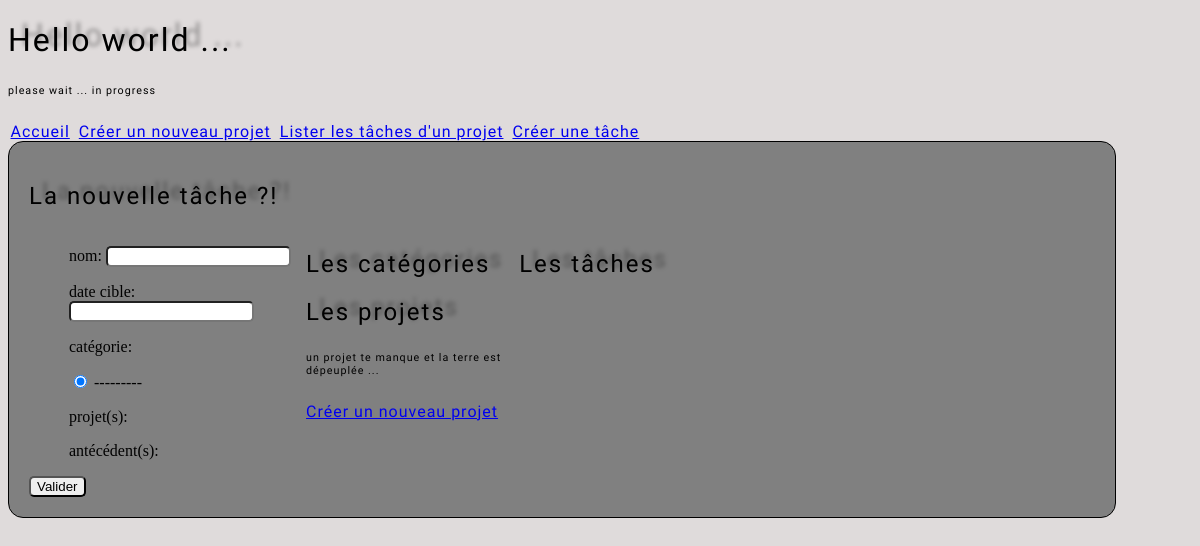
Page /task-create/ on the earlier database version.
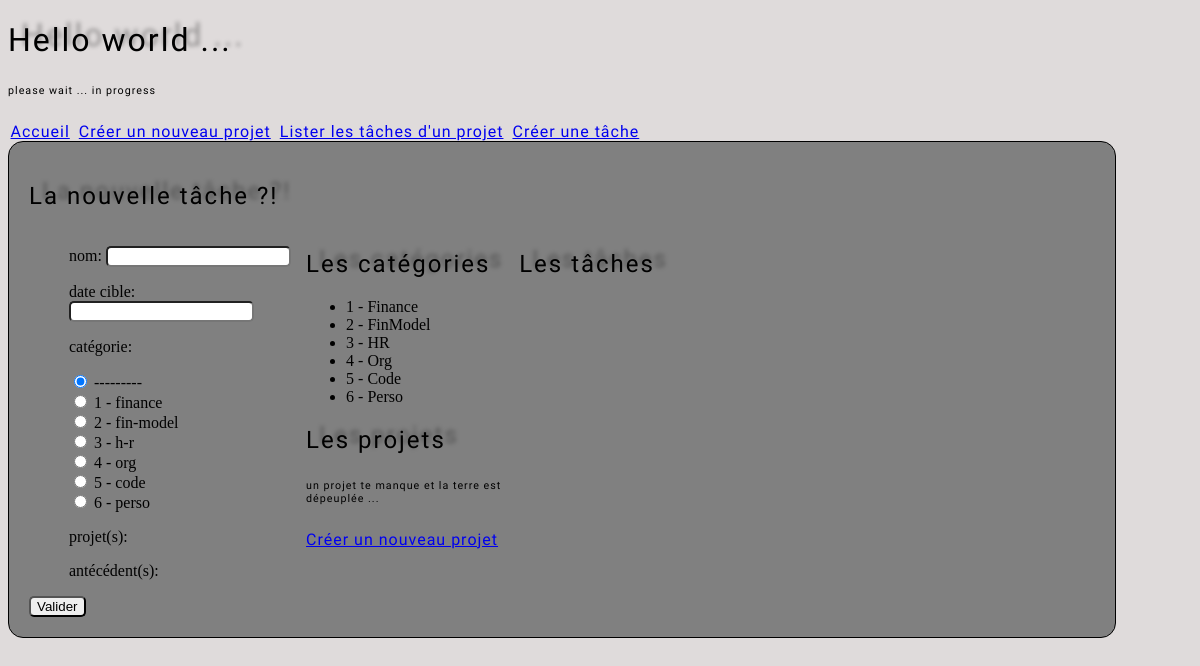
Same page on the later database version.
### todo/models.py (models this page shows, shortened)
class Category (models.Model):
  name= models.CharField(max_length=225, unique=True)
  slug= models.SlugField(max_length=225, unique=True, blank=True)
  def __str__(self):
    return f"{self.id} - {self.slug}"

### todo/views.py (the view, shortened to what this page needs)
# urls.py: path('task-create/', TaskCreateView.as_view(), name='task-create'),
class TaskCreateView(FormView):
  template_name='todo/combined_task_form.html'
  form_class=TaskCreateForm
  success_url = reverse_lazy('index')
  def get_context_data(self, **kwargs):
    context=super().get_context_data(**kwargs)
    context['categories_list']=Category.objects.all()
    context['projects_list']=Project.objects.all()
    context['tasks_list']=Task.objects.all()
    return context

### todo/forms.py
class TaskCreateForm(forms.ModelForm):
  class Meta:
    model= Task
    fields = ['name', 'target_date', 'category', 'projects', 'antecedents']
    labels = {'name':'nom', 'target_date':'date cible', 'category':'catégorie', 'projects':'projet(s)', 'antecedents':'antécédent(s)'}
    widgets = {'category': forms.RadioSelect(), 'projects':forms.CheckboxSelectMultiple(), 'antecedents':forms.CheckboxSelectMultiple}

### todo/templates/todo/combined_task_form.html (shortened to what this page needs)
{% extends 'index.html' %} {% load static %}
{% block content %}
<div class="grid">
  <h2>La nouvelle tâche ?!</h2>
  <div class="grid-container">
    <form method="post">
      <ul>
        {{ form.as_p }}
      </ul>
      <button type="submit">Valider</button>
    </form>
    <div class="sub-grid-container">
      <h2>Les catégories</h2>
      <ul>
        {% for object in categories_list %}
        <li>{{ object.id }} - {{ object.name }}</li>
        {% endfor %}
      </ul>
      <h2>Les projets</h2>
      <h6>un projet te manque et la terre est dépeuplée ...</h6>
      <a href="{% url 'project-create' %}">Créer un nouveau projet</a>
    </div>
    <div class="sub-grid-container">
      <h2>Les tâches</h2>
    </div>
  </div>
</div>
{% endblock %}

### templates/index.html (shortened to what this page needs)
<!DOCTYPE html>
<html lang="en">
  {% load static %}
  <head>
    <link rel="stylesheet" href="{% static 'todo/style.css' %}" />
  </head>
  <body>
    <h1>Hello world ...</h1>
    <h6>please wait ... in progress</h6>
    <div class="flexbox">
      <a href="{% url 'index' %}">Accueil</a>
      <a href="{% url 'project-create' %}">Créer un nouveau projet</a>
      <a href="{% url 'tasks-project' %}">Lister les tâches d'un projet</a>
      <a href="{% url 'task-create' %}">Créer une tâche</a>
    </div>
    <main>
      {% block content %}{% endblock %}
    </main>
  </body>
</html>

### todo/static/todo/style.css (style rules this page uses)
body { background-color: rgb(223, 219, 219); }
a, h6 { letter-spacing: 1px; font-family: "Creepster", "Times New Roman", Times, serif; font-weight: 50; font-style: normal; }
h1 { letter-spacing: 2px; text-shadow: 13px -5px 4px #00000057; font-family: "Creepster", "Times New Roman", Times, serif; font-weight: 400; font-style: normal; }
h2 { letter-spacing: 2px; text-shadow: 13px -5px 4px #00000057; font-family: "Creepster", "Times New Roman", Times, serif; font-weight: 200; font-style: normal; }
input, button { border-radius: 5px; }
.flexbox a { margin: 2.5px; }
main { min-height: 200px; width: 90%; margin: 0 0 5 25; background: grey; border: 0.5px solid; border-radius: 15px; padding: 20px; }
.grid-container { display: grid; grid-template-columns: 26% 20% 54%; }

Differences in the rows shown:
added Category: id "1", name "Finance"
added Category: id "2", name "FinModel"
added Category: id "3", name "HR"
added Category: id "4", name "Org"
added Category: id "5", name "Code"
added Category: id "6", name "Perso"
Other differences:
form field category: "☑ ---------" → "☑ --------- ☐ 1 - finance ☐ 2 - fin-model ☐ 3 - h-r ☐ 4 - org ☐ 5 - code ☐ 6 - perso"
text no longer shown: "nom: date cible: catégorie: --------- projet(s): antécédent(s):"
text now shown: "nom: date cible: catégorie: --------- 1 - finance 2 - fin-model 3 - h-r 4 - org 5 - code 6 - perso projet(s): antécédent(s):"
